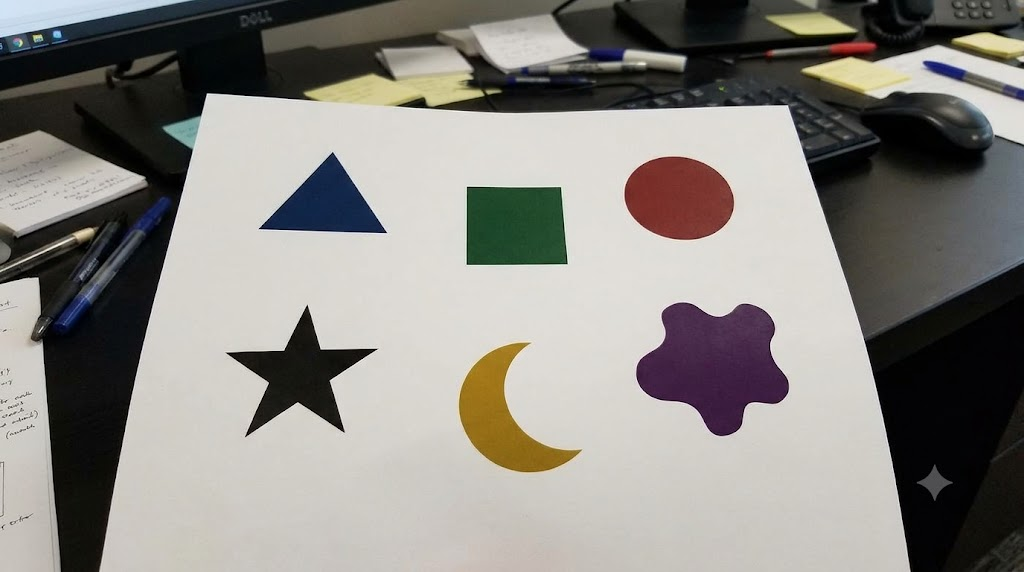
#> input picture mentor-task/image_processing/CNN/img/cnn.jpg, 1024 x 572 px, found by its file name
$ python feature.py
#> lines starting #> are read from the running program, lines starting #| are printed output that depends on the picture
import cv2
import matplotlib.pyplot as plt

# 1. Load image
img = cv2.imread(r"C:\Users\gokul\OneDrive\Desktop\GAJIN-S\IP-AIML\image_processing\CNN\img\cnn.jpg")
#> img is the input picture: shape (572, 1024, 3); mean B, G, R 130.8, 135.7, 138.5
gray = cv2.cvtColor(img, cv2.COLOR_BGR2GRAY)
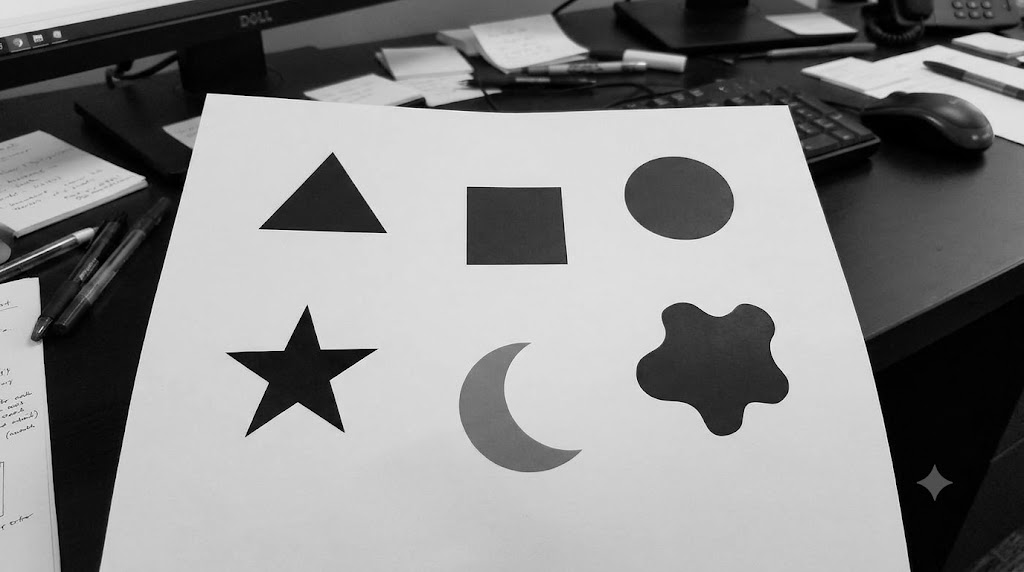
#> gray: shape (572, 1024); min 0, max 252, mean 135.9

# 2. Create ORB detector
orb = cv2.ORB_create(nfeatures=500)

# 3. Detect keypoints and compute descriptors
keypoints, descriptors = orb.detectAndCompute(gray, None)
#> keypoints = 500 keypoints; strongest (x, y, size): (207, 94, 31), (566, 261, 31), (321, 348, 31), (385, 232, 31)

# 4. Draw keypoints
result = cv2.drawKeypoints(
    img, keypoints, None,
    color=(0, 255, 0),
    flags=cv2.DrawMatchesFlags_DRAW_RICH_KEYPOINTS
)
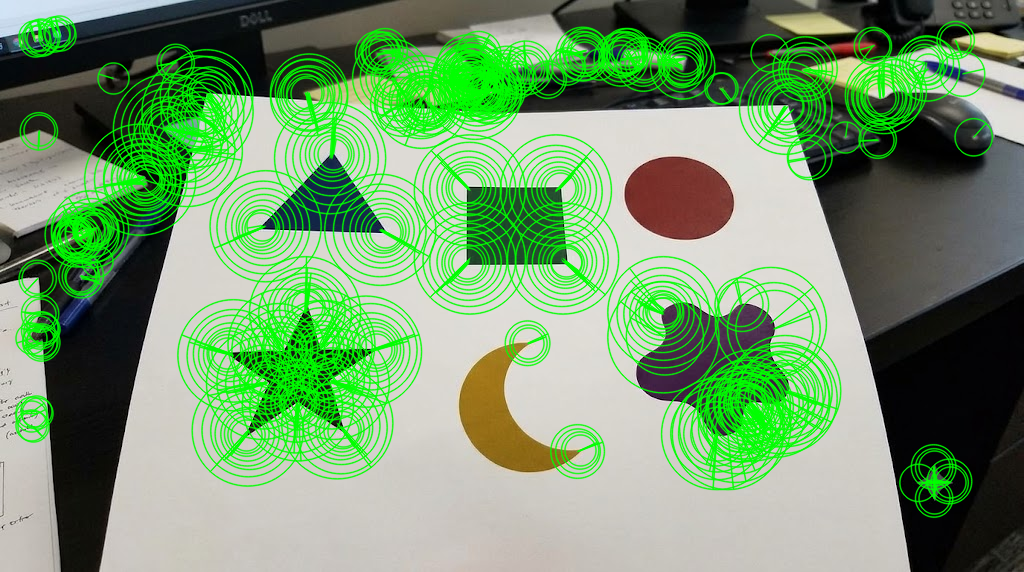
#> result: shape (572, 1024, 3); mean B, G, R 110, 154.2, 116.7

# 5. Display results
print("Number of keypoints:", len(keypoints))
#| Number of keypoints: 500
print("Descriptor shape:",
      descriptors.shape if descriptors is not None else None)
#| Descriptor shape: (500, 32)

plt.figure(figsize=(10, 5))
plt.imshow(cv2.cvtColor(result, cv2.COLOR_BGR2RGB))
plt.title("ORB Feature Keypoints")
plt.axis("off")
plt.show()
